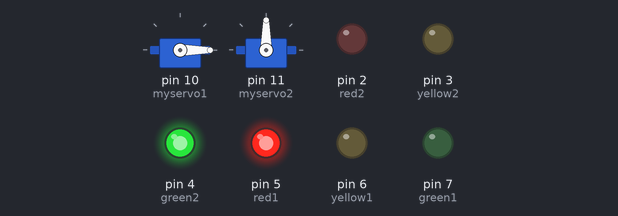
This sketch was run on a simulated Arduino Uno, built with avr-gcc and run on an emulated ATmega328P. On the bench: 2 × servo, output pins drawn as LEDs (lit = HIGH).

Above: at 0.05 s.
At 11.05 s:
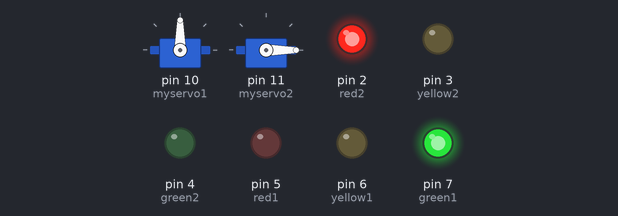
At 21.95 s:
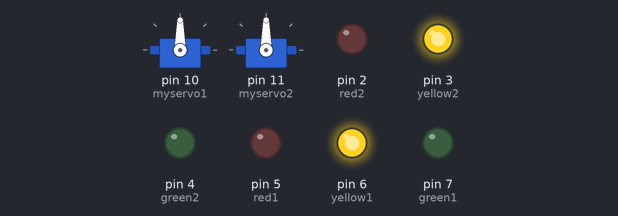
Timing chart, 0 to 28.6 s (numbered marks = the images above):
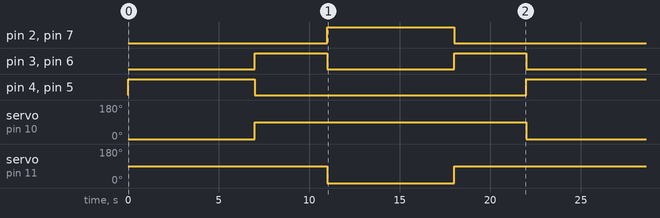

The sketch:

Code.ino
```cpp
/*This code shows how to make a traffic control system using Arduino
*
* Components
* ----------
* Arduino uno, 2 servo motors, 2 traffic signal modules, breadboard and some jumper cables
*
**********************************************************************************************************************************************/


#include <Servo.h>

int red1 = 5;      //declaring the pins to which the leds of the traffic signal modules are connected
int red2 = 2;
int yellow1 = 6;
int yellow2 = 3;
int green1 = 7;
int green2 = 4;

Servo myservo1;  // creating servo objects to control the servos
Servo myservo2;

void setup() {
pinMode(red1, OUTPUT);     //declaring the pins of the traffic signal modules as output devices
pinMode(red2, OUTPUT);
pinMode(yellow1, OUTPUT);
pinMode(yellow2, OUTPUT);
pinMode(green1, OUTPUT);
pinMode(green2, OUTPUT);

myservo1.attach(10);  // attaching the servos to the servo object
myservo2.attach(11);
}

void loop() {
digitalWrite(red1, HIGH);
digitalWrite(red2, LOW);
digitalWrite(yellow1, LOW);
digitalWrite(yellow2, LOW);
digitalWrite(green1, LOW);
digitalWrite(green2, HIGH);
myservo2.write(90);
myservo1.write(0);

delay(7000);

digitalWrite(red1, LOW);
digitalWrite(red2, LOW);
digitalWrite(yellow1, HIGH);
digitalWrite(yellow2, HIGH);
digitalWrite(green1, LOW);
digitalWrite(green2, LOW);
myservo2.write(90);
myservo1.write(90);


delay(4000);

digitalWrite(red1, LOW);
digitalWrite(red2, HIGH);
digitalWrite(yellow1, LOW);
digitalWrite(yellow2, LOW);
digitalWrite(green1, HIGH);
digitalWrite(green2, LOW);
myservo2.write(0);
myservo1.write(90);

delay(7000);

digitalWrite(red1, LOW);
digitalWrite(red2, LOW);
digitalWrite(yellow1, HIGH);
digitalWrite(yellow2, HIGH);
digitalWrite(green1, LOW);
digitalWrite(green2, LOW);
myservo2.write(90);
myservo1.write(90);

delay(4000);

}
```

Measured:
- by itself, pin 2 (red2), pin 4 (green2), pin 5 (red1), pin 7 (green1): alternates HIGH for 7.0 s and LOW for 15.0 s
- by itself, pin 3 (yellow2), pin 6 (yellow1): alternates HIGH for 4.0 s and LOW for 7.0 s
- by itself, servo on pin 10 (myservo1), servo on pin 11 (myservo2): alternates 90° for 15.0 s and 0° for 7.0 s
